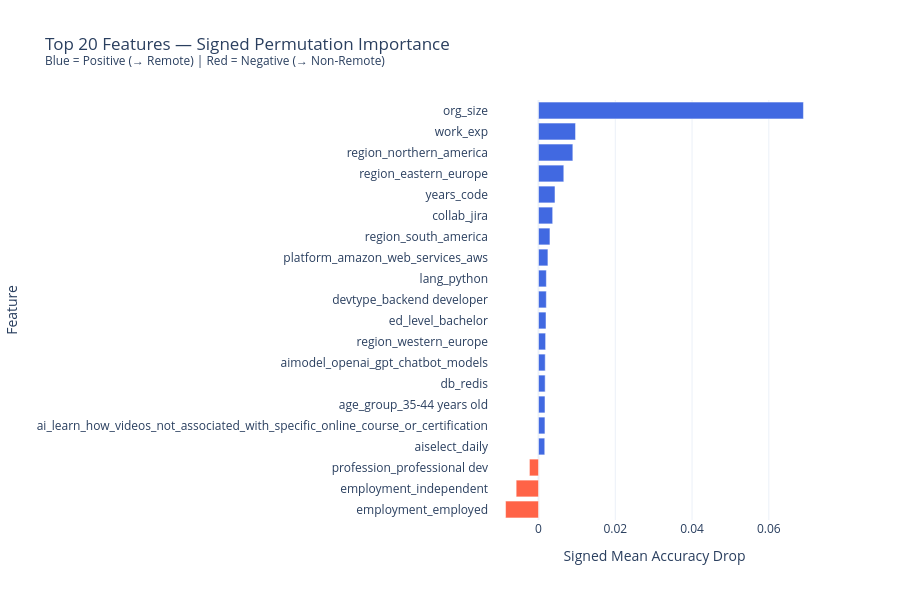

Source (notebook cell):
### Code cell
# Signed importance: positive = remote predictor, negative = anti-predictor
dir_df['Signed_Importance'] = dir_df.apply(
    lambda r: r['Mean_Drop'] if 'Positive' in r['Direction'] else -r['Mean_Drop'], axis=1
)
dir_df_sorted = dir_df.sort_values('Signed_Importance')

colors = ['tomato' if v < 0 else 'royalblue' for v in dir_df_sorted['Signed_Importance']]

fig = go.Figure(go.Bar(
    x=dir_df_sorted['Signed_Importance'],
    y=dir_df_sorted['Feature'],
    orientation='h',
    marker_color=colors
))
fig.update_layout(
    title='Top 20 Features — Signed Permutation Importance<br><sup>Blue = Positive (→ Remote) | Red = Negative (→ Non-Remote)</sup>',
    xaxis_title='Signed Mean Accuracy Drop',
    yaxis_title='Feature',
    template='plotly_white',
    height=600
)
fig.show()

### Figure 1 — Plotly figure (JSON) as saved in the notebook; plotly's stock layout.template omitted (floating-point values rounded to 4 significant figures)
{"data": [{"marker": {"color": ["tomato", "tomato", "tomato", "royalblue", "royalblue", "royalblue", "royalblue", "royalblue", "royalblue", "royalblue", "royalblue", "royalblue", "royalblue", "royalblue", "royalblue", "royalblue", "royalblue", "royalblue", "royalblue", "royalblue"]}, "orientation": "h", "type": "bar", "x": [-0.008588, -0.005824, -0.002368, 0.001626, 0.001677, 0.001687, 0.001728, 0.001748, 0.00185, 0.001951, 0.002033, 0.002043, 0.002449, 0.002978, 0.003689, 0.004289, 0.006586, 0.008944, 0.009645, 0.06902], "y": ["employment_employed", "employment_independent", "profession_professional dev", "aiselect_daily", "ai_learn_how_videos_not_associated_with_specific_online_course_or_certification", "age_group_35-44 years old", "db_redis", "aimodel_openai_gpt_chatbot_models", "region_western_europe", "ed_level_bachelor", "devtype_backend developer", "lang_python", "platform_amazon_web_services_aws", "region_south_america", "collab_jira", "years_code", "region_eastern_europe", "region_northern_america", "work_exp", "org_size"]}], "layout": {"height": 600, "title": {"text": "Top 20 Features — Signed Permutation Importance<br><sup>Blue = Positive (→ Remote) | Red = Negative (→ Non-Remote)</sup>"}, "xaxis": {"title": {"text": "Signed Mean Accuracy Drop"}}, "yaxis": {"title": {"text": "Feature"}}}}
